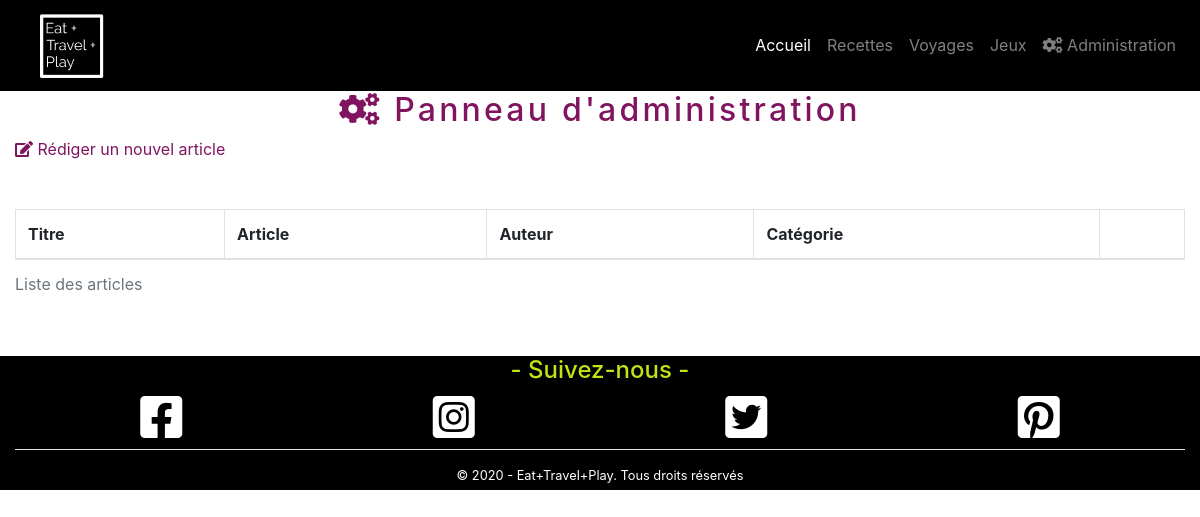
The app's page /admin.php, older data.
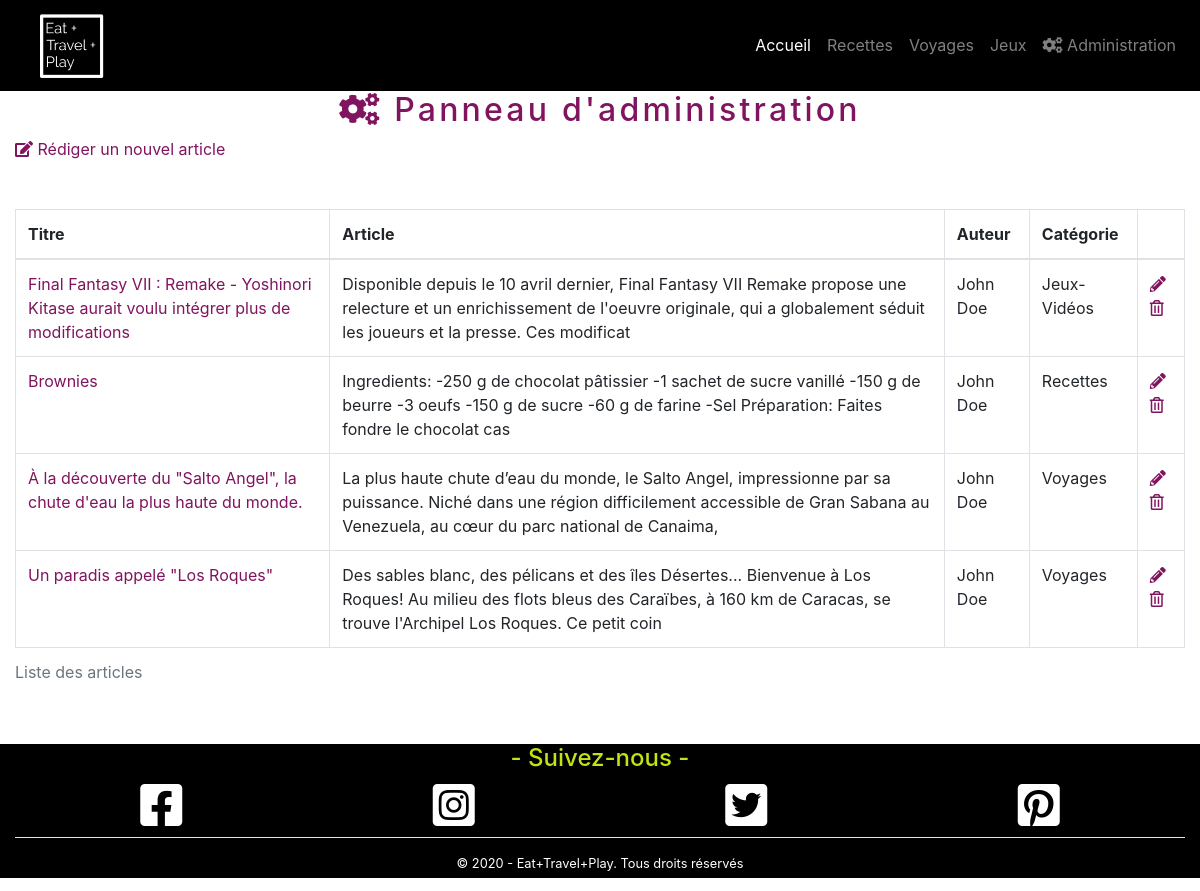
The same page, newer data.
### tables this page shows
CREATE TABLE IF NOT EXISTS `post` (
  `Id` smallint(5) UNSIGNED NOT NULL AUTO_INCREMENT,
  `Title` varchar(100) NOT NULL,
  `Contents` text NOT NULL,
  `Image` varchar(255) NOT NULL,
  `CreationTimestamp` datetime NOT NULL,
  `Author_Id` tinyint(3) UNSIGNED DEFAULT NULL,
  `Category_Id` tinyint(3) UNSIGNED DEFAULT NULL,
  PRIMARY KEY (`Id`),
  UNIQUE KEY `Title` (`Title`),
  KEY `CreationTimestamp` (`CreationTimestamp`),
  KEY `Author_Id` (`Author_Id`),
  KEY `Category_Id` (`Category_Id`)
);

CREATE TABLE IF NOT EXISTS `author` (
  `Id` tinyint(3) UNSIGNED NOT NULL AUTO_INCREMENT,
  `FirstName` varchar(50) NOT NULL,
  `LastName` varchar(50) NOT NULL,
  PRIMARY KEY (`Id`)
);

CREATE TABLE IF NOT EXISTS `category` (
  `Id` tinyint(3) UNSIGNED NOT NULL AUTO_INCREMENT,
  `Name` varchar(40) NOT NULL,
  PRIMARY KEY (`Id`),
  UNIQUE KEY `Name` (`Name`)
);

### src/admin.php (called while the page is built, shortened)
<?php
    include 'application/bdd_connection.php';
    $query =
    '
        SELECT
            Post.Id,
            Title,
            Contents,
            CreationTimestamp,
            FirstName,
            LastName,
            Category.Name AS Category_Name
        FROM
            Post
        INNER JOIN
            Author
        ON
            Post.Author_Id = Author.Id
        INNER JOIN
            Category
        ON
            Post.Category_Id = Category.Id
        ORDER BY
            CreationTimestamp DESC
    ';
    $resultSet = $pdo->query($query);
    $posts = $resultSet->fetchAll();
    include 'layout.php';

### src/templates/admin.php (the view)
<h2 class="text-center"><i class="fa fa-cogs"></i> Panneau d'administration</h2>
<nav class="container-fluid mb-5">
    <a class="textPurple" href="add_post.php"><i class="fas fa-edit textPurple"></i> Rédiger un nouvel article</a>
</nav>
<div class="container-fluid">
    <table class="table table-bordered">
        <caption>Liste des articles</caption>
        <thead>
            <tr>
                <th>Titre</th>
                <th>Article</th>
                <th>Auteur</th>
                <th>Catégorie</th>
                <th></th>
            </tr>
        </thead>
        <tbody>
            <?php foreach($posts as $post): ?>
                <tr>
                    <td><a class="textPurple" href="show_post.php?id=<?= intval($post['Id']) ?>" target="_blank"><?= htmlspecialchars($post['Title']) ?></a></td>
                    <td><?= substr(htmlspecialchars($post['Contents']), 0, 200) ?></td>
                    <td><?= htmlspecialchars($post['FirstName']) ?> <?= htmlspecialchars($post['LastName']) ?></td>
                    <td><?= htmlspecialchars($post['Category_Name']) ?></td>
                    <td>
                        <a class="edit" href="edit_post.php?id=<?= intval($post['Id']) ?>"><i class="fas fa-pencil-alt textPurple"></i></a>
                        <a class="remove" href="delete_post.php?id=<?= intval($post['Id']) ?>"><i class="far fa-trash-alt textPurple"></i></a>
                    </td>
                </tr>
            <?php endforeach ?>
    </tbody>
    </table>
</div>

Row changes from the older to the newer data that the page shows:
added post: Title "Final Fantasy VII : Remake - Yoshinori Kitase aurait voulu intégrer plus de modifications", Contents "Disponible depuis le 10 avril dernier, Final Fantasy VII Remake propose une relecture et un enrichissement de l'oeuvre originale, qui a globalement séduit les joueurs et la presse. Ces modificat", Author_Id.FirstName "John", Author_Id.LastName "Doe", Category_Id.Name "Jeux-Vidéos"
added post: Title "Brownies", Contents "Ingredients: -250 g de chocolat pâtissier -1 sachet de sucre vanillé -150 g de beurre -3 oeufs -150 g de sucre -60 g de farine -Sel Préparation: Faites fondre le chocolat cas", Author_Id.FirstName "John", Author_Id.LastName "Doe", Category_Id.Name "Recettes"
added post: Title "À la découverte du \"Salto Angel\", la chute d'eau la plus haute du monde.", Contents "La plus haute chute d’eau du monde, le Salto Angel, impressionne par sa puissance. Niché dans une région difficilement accessible de Gran Sabana au Venezuela, au cœur du parc national de Canaima,", Author_Id.FirstName "John", Author_Id.LastName "Doe", Category_Id.Name "Voyages"
added post: Title "Un paradis appelé \"Los Roques\"", Contents "Des sables blanc, des pélicans et des îles Désertes... Bienvenue à Los Roques! Au milieu des flots bleus des Caraïbes, à 160 km de Caracas, se trouve l'Archipel Los Roques. Ce petit coin", Author_Id.FirstName "John", Author_Id.LastName "Doe", Category_Id.Name "Voyages"
